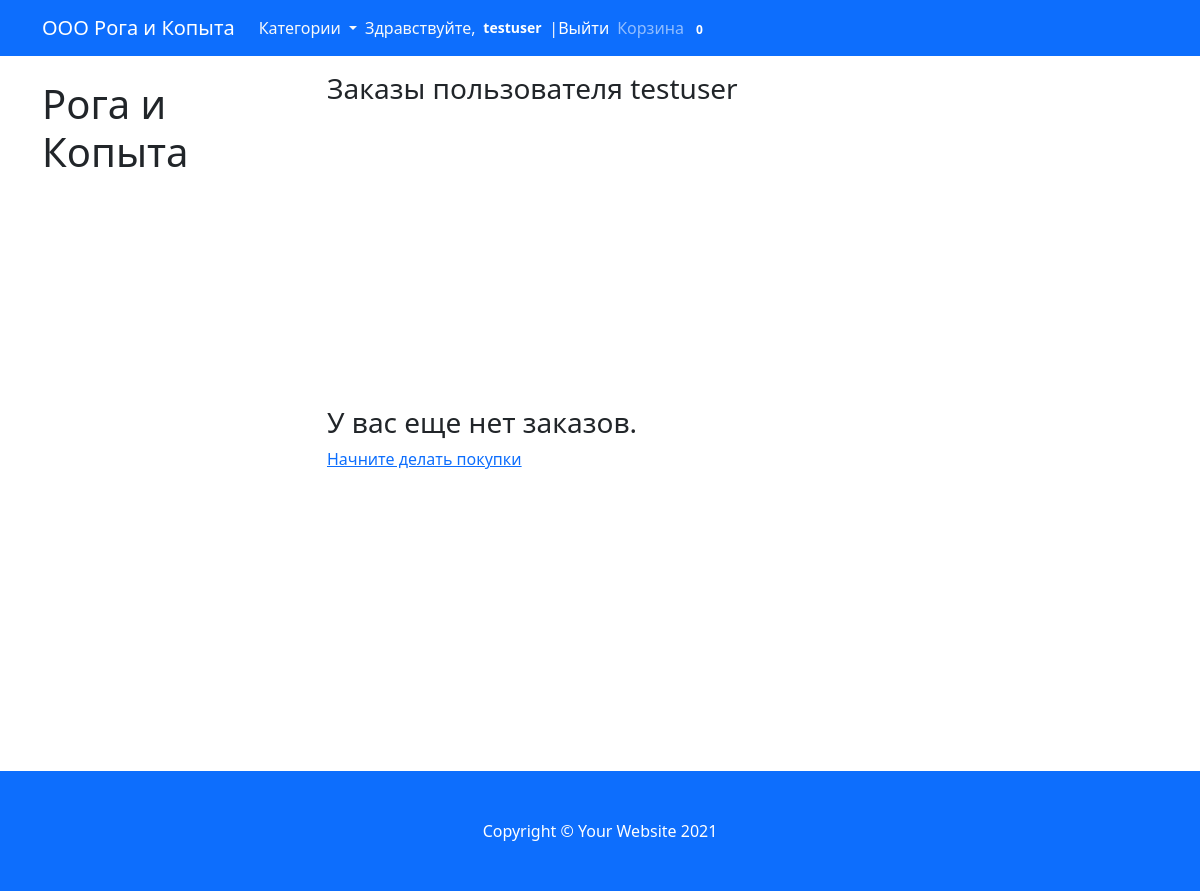
The page /profile/ (signed in) on the database as committed earlier.
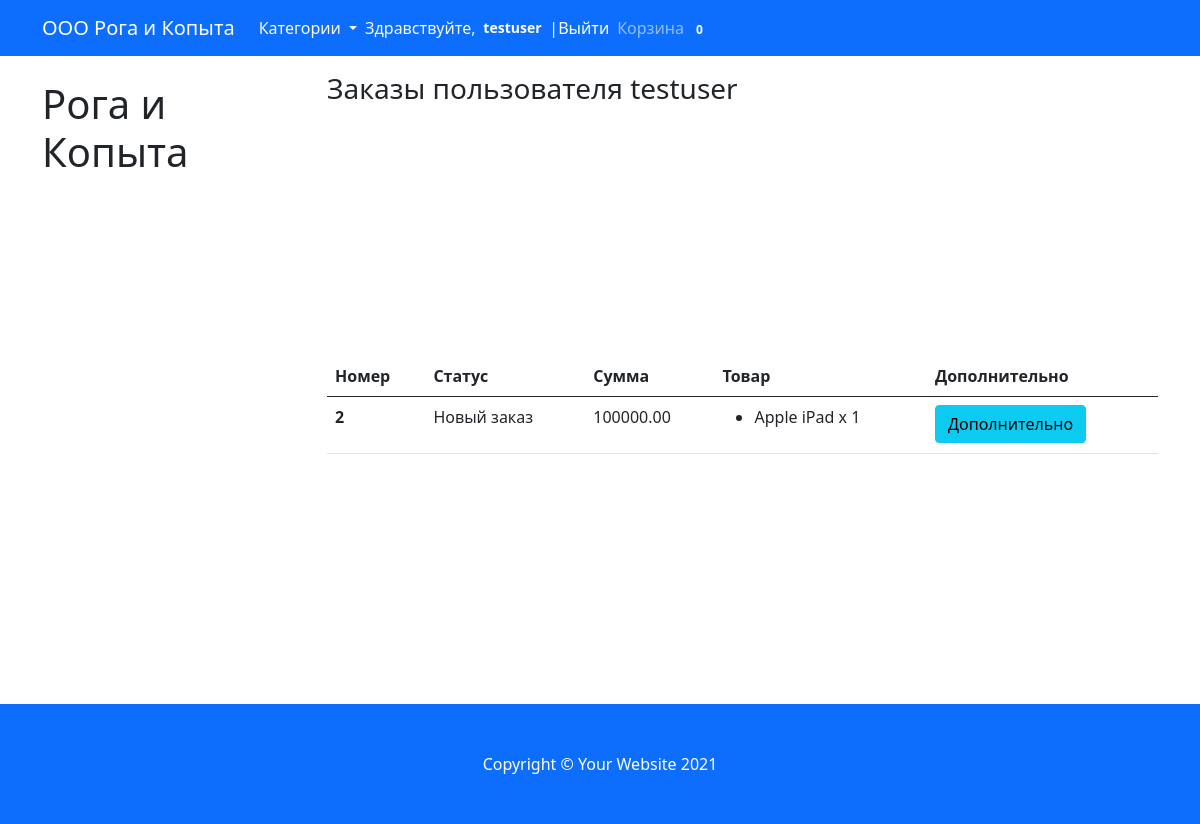
The same page on the database as committed later.
### main_app/models.py (models this page shows, shortened)
class Cart(models.Model):
    owner = models.ForeignKey('Customer', null=True, verbose_name='Владелец', on_delete=models.CASCADE)
    products = models.ManyToManyField(CartProduct, blank=True, related_name='related_cart')
    total_products = models.PositiveIntegerField(default=0)
    total_price = models.DecimalField(max_digits=9, default=0, decimal_places=2, verbose_name='Всего к оплате')
    in_order = models.BooleanField(default=False)
    for_anonymous_user = models.BooleanField(default=False)

class Order(models.Model):
    STATUS_NEW = 'new'
    STATUS_IN_PROGRESS = 'in_progress'
    STATUS_READY = 'is_ready'
    STATUS_COMPLETED = 'completed'
    BUYING_TYPE_SELF = 'self'
    BUYING_TYPE_DELIVERY = 'delivery'
    STATUS_CHOICES = (
        (STATUS_NEW, 'Новый заказ'),
        (STATUS_IN_PROGRESS, 'Заказ в обработке'),
        (STATUS_READY, 'Заказ готов'),
        (STATUS_COMPLETED, 'Заказ выполнен')
    )
    BUYING_TYPE_CHOICES = (
        (BUYING_TYPE_SELF, 'Самовывоз'),
        (BUYING_TYPE_DELIVERY, 'Доставка')
    )
    customer = models.ForeignKey(
        Customer, verbose_name='Покупатель', related_name='related_orders', on_delete=models.CASCADE
    )
    first_name = models.CharField(max_length=150, verbose_name='Имя')
    last_name = models.CharField(max_length=150, verbose_name='Фамилия')
    phone_number = models.CharField(max_length=20, verbose_name='Номер телефона')
    cart = models.ForeignKey(Cart, verbose_name='Корзина', on_delete=models.CASCADE, null=True, blank=True)
    address = models.CharField(max_length=1000, verbose_name='Адрес', null=True, blank=True)
    status = models.CharField(max_length=100, verbose_name='Статус заказа', choices=STATUS_CHOICES, default=STATUS_NEW)
    buying_type = models.CharField(
        max_length=100, verbose_name='Тип заказа', choices=BUYING_TYPE_CHOICES, default=BUYING_TYPE_SELF
    )
    comment = models.TextField(verbose_name='Комментарий к заказу', null=True, blank=True)
    created_at = models.DateTimeField(auto_now=True, verbose_name='Дата создания заказа')
    order_date = models.DateField(verbose_name='Дата получения заказа', default=timezone.now)

class CartProduct(models.Model):
    customer = models.ForeignKey('Customer', verbose_name='Покупатель', on_delete=models.CASCADE)
    cart = models.ForeignKey('Cart', verbose_name='Корзина', on_delete=models.CASCADE, related_name='related_products')
    product = models.ForeignKey(Product, verbose_name='Товар', on_delete=models.CASCADE)
    quantity = models.PositiveIntegerField(default=1)
    total_price = models.DecimalField(max_digits=9, decimal_places=2, verbose_name='Всего к оплате')

class Product(models.Model):
    category = models.ForeignKey(Category, verbose_name='Категория', on_delete=models.CASCADE)
    title = models.CharField(max_length=250, verbose_name='Наименование продукта')
    slug = models.SlugField(unique=True)
    image = models.ImageField(verbose_name='Изображение продукта')
    description = models.TextField(verbose_name='Описание продукта', null=True)
    price = models.DecimalField(max_digits=9, decimal_places=2, verbose_name='Цена')

### main_app/views.py (the view)
# urls.py: path('profile/', ProfileView.as_view(), name='profile'),
class ProfileView(CartMixin, View):
    def get(self, request, *args, **kwargs):
        customer = Customer.objects.get(user=request.user)
        orders = Order.objects.filter(customer=customer).order_by('-created_at')
        categories = Category.objects.all()
        context = {'orders': orders, 'cart': self.cart, 'categories': categories}
        return render(request, 'profile.html', context)

### main_app/mixins.py (called while the page is built)
    def dispatch(self, request, *args, **kwargs):
        if request.user.is_authenticated:
            customer = Customer.objects.filter(user=request.user).first()
            if not customer:
                customer = Customer.objects.create(
                    user=request.user
                )
            cart = Cart.objects.filter(owner=customer, in_order=False).first()
            if not cart:
                cart = Cart.objects.create(owner=customer)
        else:
            cart = Cart.objects.filter(for_anonymous_user=True).first()
            if not cart:
                cart = Cart.objects.create(for_anonymous_user=True)
        self.cart = cart
        return super().dispatch(request, *args, **kwargs)

### main_app/models.py (called while the page is built)
    def get_absolute_url(self):
        return reverse('category_detail', kwargs={'slug': self.slug})

### main_app/templates/profile.html (shortened to what this page needs)
{% extends 'base.html' %}
{% block content %}
    <h3 class="mt-3 mb-3" >Заказы пользователя {{ request.user.username }}</h3>
    {% if not orders.count %}
    <div class="col-md-12" style="margin-top: 300px; margin-bottom: 300px;">
        <h3>У вас еще нет заказов.</h3> <a href="{% url 'base' %}">Начните делать покупки</a>
    </div>
    {% else %}
        <div class="col-md-12" style="margin-top: 250px; margin-bottom: 250px;">
        <table class="table">
            <thead>
                <th scope="col">Номер</th>
                <th scope="col">Статус</th>
                <th scope="col">Сумма</th>
                <th scope="col">Товар</th>
                <th scope="col">Дополнительно</th>
            </thead>
            <tbody>
                {% for order in orders %}
                    <tr>
                        <th scope="row">{{ order.id }}</th>
                        <td>{{ order.get_status_display }}</td>
                        <td>{{ order.cart.total_price }}</td>
                        <td>
                            <ul>
                                {% for item in order.cart.products.all %}
                                    <li>{{ item.product.title }} x {{ item.quantity }}</li>
                                {% endfor %}
                            </ul>
                        </td>
                    <td>
                        <button class="btn btn-info" data-toggle="modal" data-target="#exampleModal-{{ order.id }}">
                            Дополнительно
                        </button>
                    </td>
                    </tr>
                {% endfor %}
            </tbody>
        </table>
        </div>
    {% endif %}
{% endblock content %}

### main_app/templates/base.html (shortened to what this page needs)
<!DOCTYPE html>
<html lang="en">
    <head>
        <link href="https://cdn.jsdelivr.net/npm/bootstrap@5.0.0/dist/css/bootstrap.min.css"
              rel="stylesheet"
>
    </head>
    <body>
        <nav class="navbar navbar-expand-lg navbar-dark bg-primary">
            <div class="container">
                <a class="navbar-brand" href="#!">ООО Рога и Копыта</a>
                <div class="collapse navbar-collapse" id="navbarResponsive">
                        <ul class="navbar-nav">
                            <li class="nav-item dropdown">
                                <a class="nav-link text-light dropdown-toggle" href="#" id="navbarDropdownMenuLink"
                                   role="button" data-toggle="dropdown" aria-haspopup="true" aria-expanded="false">
                                    Категории
                                </a>
                            </li>
                            <li class="nav-item">
                                {% if request.user.is_authenticated %}
                                    <span class="navbar text text-light">
                                    Здравствуйте, <span class="badge">
                                        <a style="text-decoration: none; color: white; font-size: 14px"
                                           href="{% url 'profile' %}">
                                            {{ request.user.username }}
                                        </a>
                                    </span>
                                     | <a style="color: white; text-decoration: none" href="{% url 'logout' %}">Выйти</a>
                                    </span>
                                {% endif %}
                            </li>
                        </ul>
                    <ul class="navbar-nav ml-auto">
                        <li class="nav-item">
                            <a class="nav-link" href="{% url 'cart' %}">Корзина
                                <span class="badge badge-pill badge-danger">{{ cart.products.count }}</span>
                            </a>
                        </li>
                    </ul>
                </div>
            </div>
        </nav>
        <div class="container">
            <div class="row">
                <div class="col-lg-3">
                    <h1 class="my-4">Рога и Копыта</h1>
                </div>
                <div class="col-lg-9">
                    {% block content %}{% endblock content %}
                </div>
            </div>
        </div>
        <footer class="py-5 bg-primary">
            <div class="container"><p class="m-0 text-center text-white">Copyright &copy; Your Website 2021</p></div>
        </footer>
    </body>
</html>

Rows that differ between the two databases and show on the page:
added Order: id "2", status "Новый заказ", cart.total_price "100000.00"
added CartProduct: product "Apple iPad", quantity "1"
Other text that changed with them:
text no longer shown: "У вас еще нет заказов. Начните делать покупки"
text now shown: "Номер Статус Сумма Товар Дополнительно"
